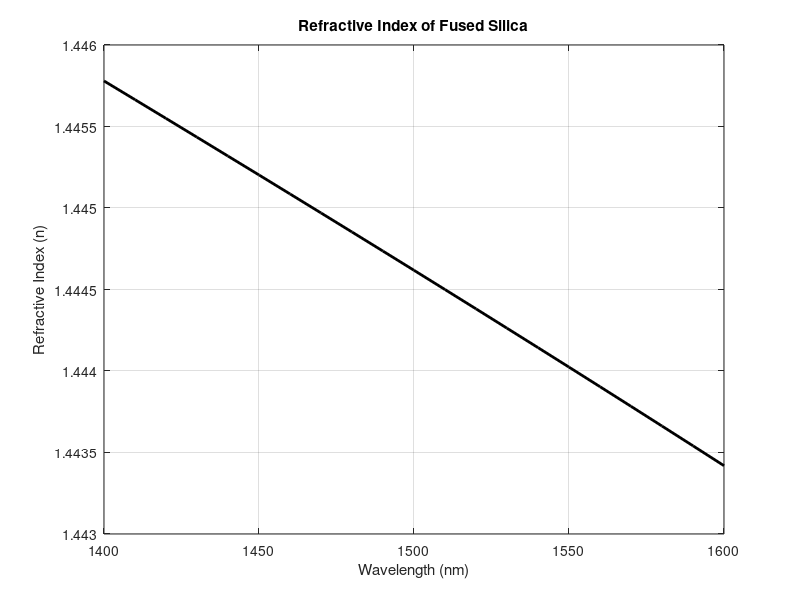

Write MATLAB code to recreate this figure. (Note: this script raises an error after producing the figure.)
clc;
close all;
% Define the wavelength range (in micrometers) with step size of 10 nm (0.01 µm)
lambda = (1.4:0.01:1.6); % 1400-1600 nm

% Sellmeier coefficients for fused silica
B1 = 0.6961663;
B2 = 0.4079426;
B3 = 0.8974794;
C1 = 0.0684043^2;
C2 = 0.1162414^2;
C3 = 9.896161^2;

% Compute refractive index using the Sellmeier equation
n_squared = 1 + (B1 * lambda.^2) ./ (lambda.^2 - C1) + ...
               (B2 * lambda.^2) ./ (lambda.^2 - C2) + ...
               (B3 * lambda.^2) ./ (lambda.^2 - C3);
           
n = sqrt(n_squared); % Refractive index

% Plot the refractive index curve
figure;
plot(lambda * 1000, n, 'k','LineWidth', 2); % Convert µm to nm
xlabel('Wavelength (nm)');
ylabel('Refractive Index (n)');
title('Refractive Index of Fused Silica');
grid on;

% Save data to CSV file
data = [lambda' * 1000, n']; % Convert µm to nm
csv_filename = 'fused_silica_refractive_index.csv';
writematrix(data, csv_filename);

disp(['Data saved to ', csv_filename]);
